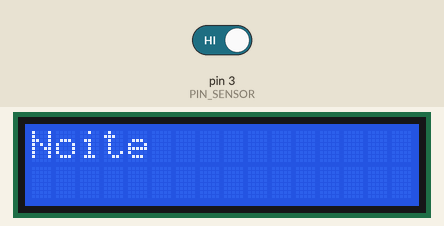
Recording of a sketch running on a simulated Arduino Uno, built with avr-gcc and run on an emulated ATmega328P. Shown: 16×2 character LCD. The test bench sets the inputs (shaded band); at power-on: pin 3 (PIN_SENSOR) HIGH. What the sketch prints to the serial monitor is not drawn.

Above: at 2.7 s.
2.8 s: pin 3 (PIN_SENSOR) driven LOW
At 3.6 s:
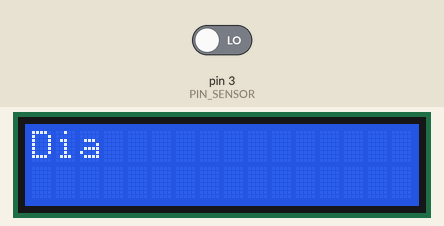
4.7 s: pin 3 (PIN_SENSOR) driven HIGH
At 5.4 s:
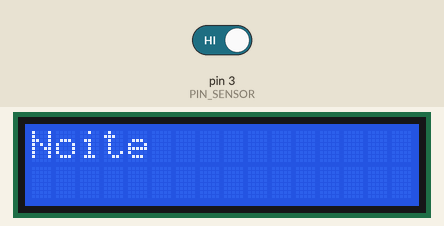
Timing chart, 0 to 7.7 s (numbered marks = the images above; inputs shaded):
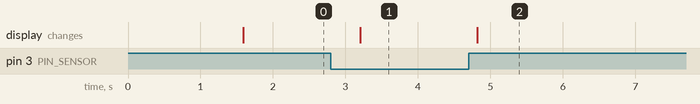

The sketch:

sensor_noite_dia.ino
```cpp
/*
 * Sensor Dia/Noite com LCD I2C
 * Sensor digital no pino 3
 * LCD I2C endereço 0x27 (16x2)
 */

#include <Wire.h>
#include <LiquidCrystal_I2C.h>

LiquidCrystal_I2C lcd(0x27, 16, 2);

#define PIN_SENSOR 3

int valorSensor;

void setup() {
  lcd.init();
  lcd.backlight();
  pinMode(PIN_SENSOR, INPUT);
  Serial.begin(9600);

  lcd.setCursor(0, 0);
  lcd.print("Sensor Dia/Noite");
  delay(1500);
  lcd.clear();
}

void loop() {
  valorSensor = digitalRead(PIN_SENSOR);
  Serial.println(valorSensor);

  lcd.clear();
  lcd.setCursor(0, 0);

  if (valorSensor == 0) {
    lcd.print("Dia");
  } else {
    lcd.print("Noite");
  }

  delay(800);
}
```

Measured:
- after the input at 2.8 s, the display: changes after 0.41 s (image 1)
- after the input at 4.7 s, the display: changes after 0.12 s (image 2)
